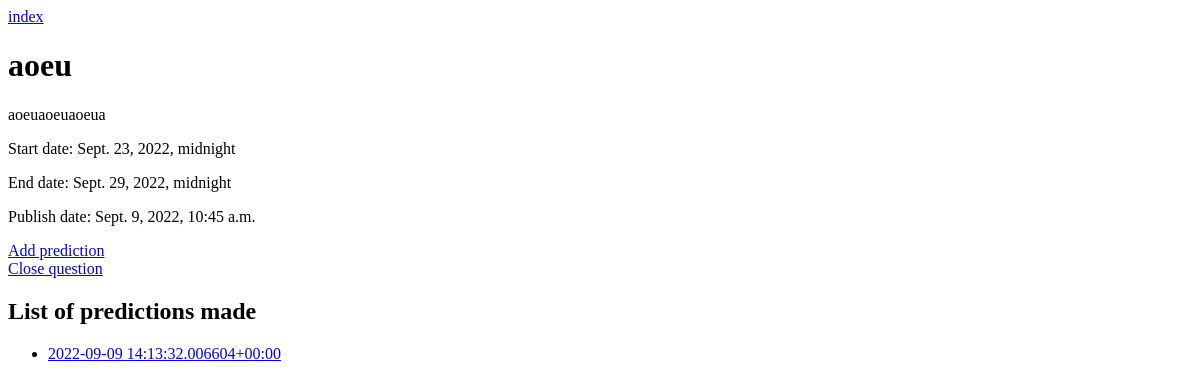
The app's page /1/, older data.
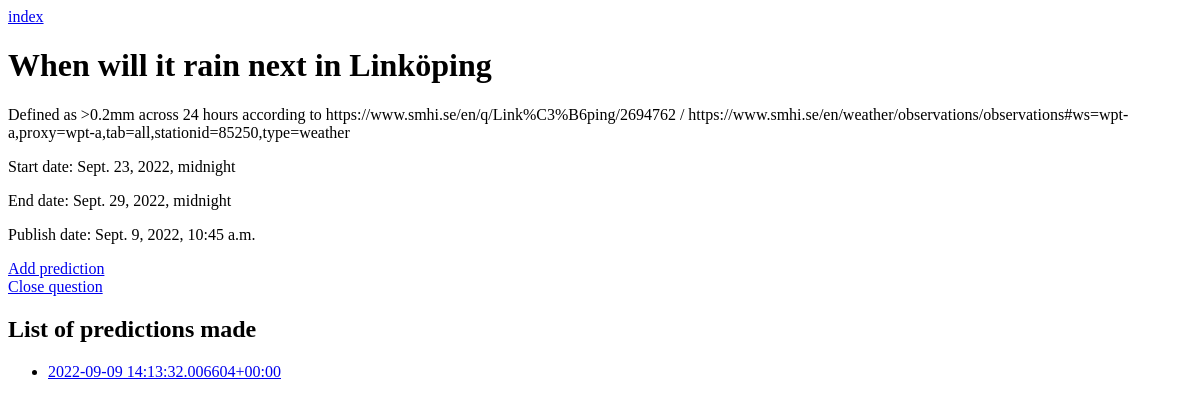
The same page, newer data.
### metaculus_probability_distribution/models.py (models this page shows, shortened)
class Question(models.Model):
    question_title = models.CharField(max_length=200)
    question_description = models.CharField(max_length=2000)
    pub_date = models.DateTimeField("date published")
    start_date = models.DateTimeField("start date")
    end_date = models.DateTimeField("end date")
    question_open = models.BooleanField(default=True)

class Prediction(models.Model):
    question = models.ForeignKey(Question, on_delete=models.CASCADE)
    prediction_time = models.DateTimeField("datetime predicted")
    brier_score = models.FloatField(
        validators=[MinValueValidator(0.0), MaxValueValidator(1.0)]
    )
    def __str__(self) -> str:
        return str(self.prediction_time)
    class Meta:
        constraints = (
            CheckConstraint(
                check=Q(brier_score__gte=0.0) & Q(brier_score__lte=1.0),
                name="brier_score_range_constraint",
            ),
        )

### metaculus_probability_distribution/views.py (the view)
# urls.py: path("<int:pk>/", views.DetailView.as_view(), name="detail"),
class DetailView(GenericDetailViewQuestion):
    model = Question
    template_name = "metaculus_probability_distribution/detail.html"
    def get_context_data(self, *args: Any, **kwargs: Any) -> dict[str, Any]:
        context = super().get_context_data(*args, **kwargs)
        context["predictions"] = Prediction.objects.filter(question=context["question"])
        return context

### metaculus_probability_distribution/templates/metaculus_probability_distribution/detail.html
<a href="{% url 'index' %}">index</a>
<h1>{{question.question_title}}</h1>
<p>{{question.question_description}}</p>
<p>Start date: {{question.start_date}}</p>
<p>End date: {{question.end_date}}</p>
<p>Publish date: {{question.pub_date}}</p>
<a href="{% url 'predict' question.id %}">Add prediction</a><br />
<a href="{% url 'close_question_form' question.id %}">Close question</a>
{% if predictions %}
<h2>List of predictions made</h2>
<ul>
{% for prediction in predictions %}
<li><a href="{% url 'prediction_detail' prediction.id %}">{{prediction}}</a></li>
{% endfor %}
</ul>
{% else %}
<h2>No predictions made</h2>
{% endif %}

Row changes from the older to the newer data that the page shows:
changed Question: question_title "aoeu" → "When will it rain next in Linköping"; question_description "aoeuaoeuaoeua" → "Defined as >0.2mm across 24 hours according to https://www.smhi.se/en/q/Link%C3%B6ping/2694762 / https://www.smhi.se/en/weather/observations/observations#ws=wpt-a,proxy=wpt-a,tab=all,stationid=85250,type=weather"
